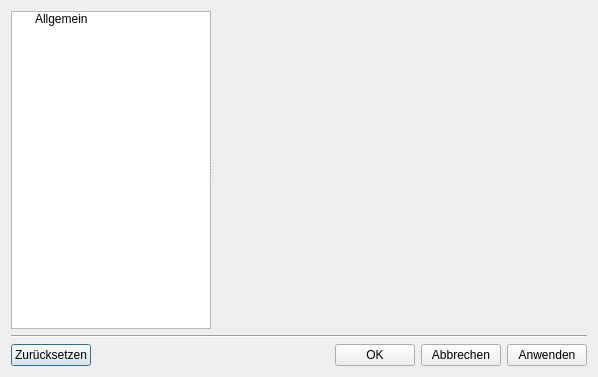
<?xml version="1.0" encoding="UTF-8"?>
<ui version="4.0">
 <class>Dialog</class>
 <widget class="QDialog" name="Dialog">
  <property name="windowModality">
   <enum>Qt::ApplicationModal</enum>
  </property>
  <property name="geometry">
   <rect>
    <x>0</x>
    <y>0</y>
    <width>598</width>
    <height>377</height>
   </rect>
  </property>
  <property name="windowTitle">
   <string>Einstellungen</string>
  </property>
  <property name="windowIcon">
   <iconset resource="res.qrc">
    <normaloff>:/newPrefix/res/Settings.png</normaloff>:/newPrefix/res/Settings.png</iconset>
  </property>
  <layout class="QVBoxLayout" name="verticalLayout">
   <item>
    <widget class="QSplitter" name="splitter">
     <property name="orientation">
      <enum>Qt::Horizontal</enum>
     </property>
     <property name="opaqueResize">
      <bool>false</bool>
     </property>
     <property name="childrenCollapsible">
      <bool>false</bool>
     </property>
     <widget class="QTreeWidget" name="treeWidget">
      <property name="maximumSize">
       <size>
        <width>200</width>
        <height>16777215</height>
       </size>
      </property>
      <property name="editTriggers">
       <set>QAbstractItemView::NoEditTriggers</set>
      </property>
      <property name="tabKeyNavigation">
       <bool>true</bool>
      </property>
      <property name="showDropIndicator" stdset="0">
       <bool>false</bool>
      </property>
      <property name="uniformRowHeights">
       <bool>true</bool>
      </property>
      <property name="sortingEnabled">
       <bool>true</bool>
      </property>
      <attribute name="headerVisible">
       <bool>false</bool>
      </attribute>
      <column>
       <property name="text">
        <string>1</string>
       </property>
      </column>
      <item>
       <property name="text">
        <string>Allgemein</string>
       </property>
      </item>
     </widget>
     <widget class="QWidget" name="widget" native="true">
      <property name="minimumSize">
       <size>
        <width>300</width>
        <height>0</height>
       </size>
      </property>
     </widget>
    </widget>
   </item>
   <item>
    <widget class="Line" name="line">
     <property name="orientation">
      <enum>Qt::Horizontal</enum>
     </property>
    </widget>
   </item>
   <item>
    <layout class="QHBoxLayout" name="horizontalLayout">
     <item>
      <widget class="QPushButton" name="pushButton_standard">
       <property name="text">
        <string>Zurücksetzen</string>
       </property>
      </widget>
     </item>
     <item>
      <spacer name="horizontalSpacer">
       <property name="orientation">
        <enum>Qt::Horizontal</enum>
       </property>
       <property name="sizeHint" stdset="0">
        <size>
         <width>40</width>
         <height>20</height>
        </size>
       </property>
      </spacer>
     </item>
     <item>
      <widget class="QPushButton" name="pushButton_ok">
       <property name="text">
        <string>OK</string>
       </property>
      </widget>
     </item>
     <item>
      <widget class="QPushButton" name="pushButton_abbrechen">
       <property name="text">
        <string>Abbrechen</string>
       </property>
      </widget>
     </item>
     <item>
      <widget class="QPushButton" name="pushButton_anwenden">
       <property name="text">
        <string>Anwenden</string>
       </property>
      </widget>
     </item>
    </layout>
   </item>
  </layout>
 </widget>
 <resources>
  <include location="res.qrc"/>
 </resources>
 <connections/>
</ui>
